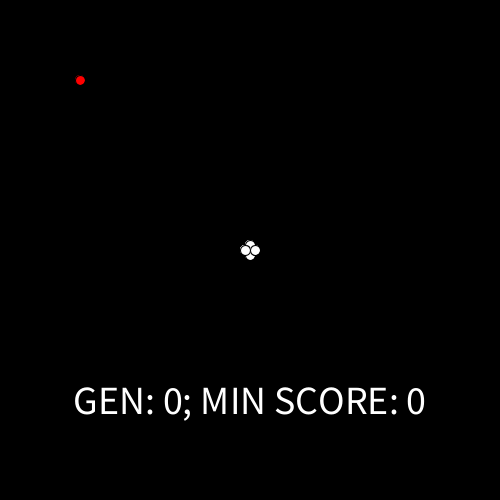
Frame 1 (no input)
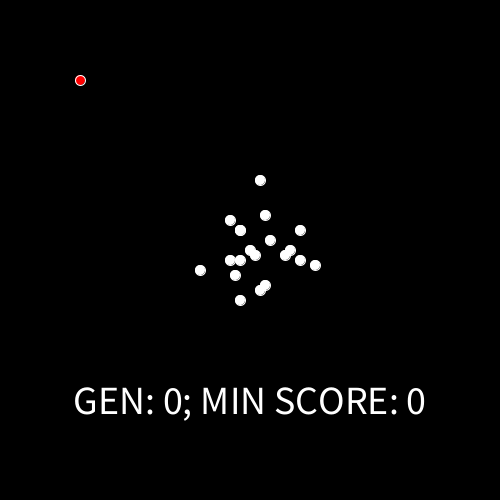
Frame 60 (the mouse pressed at the canvas centre just before this capture)
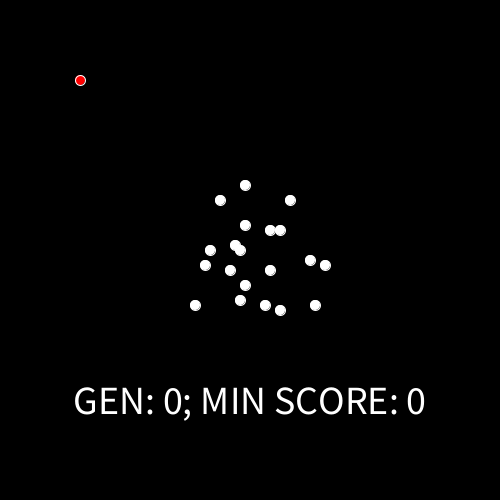
Frame 120 (the mouse held since frame 60 and released just before this capture)

The Processing sketch that drew these frames (run headless with seeded random() and noise(); from frame 60 on, the mouse is pressed at the canvas centre):

// Processing sketch: AIFind
// ── AIFind.pde
Player[] players = new Player[20];

Wall[] walls = new Wall[0];

Void[] voids = new Void[0];

PVector goal; // This is the poin that the dots want to move to

int gens; // Keeps track of the # of generations
int geneGens; // Keeps track of how many generatoins are needed to reach the goal

final int STEP = 5; // How far each step the individuals take, larger value means faster learning but a little more messy

boolean stopStep = false; // Check if the goal has been reached, if it has we don't need to increase the number of instructions for the genes
int numReached = 0; // will set something off if the mom and dad have already been chosen

int minScore = 0;

void setup() {
  size(500,500);
  
  for (int i = 0; i < players.length; i++) {
    players[i] = new Player();
  }
  
  //voids[0] = new Void(140,140,30);
  //walls[0] = new Wall(100,100,100,20);
  //walls[1] = new Wall(100,120,20,80);
  
  
  
  goal = new PVector(80,80);
  
  gens = 0;
  geneGens = 0;
}

void draw() {
  background(0);
  
  
  int numDead = 0;
  for (Player p: players) {
    p.display();
    if (p.dead) numDead++;
  }
  
  if (numDead == players.length || numReached > 1) {
    mutate();
  }
  
  for (Wall w: walls) {
    w.display();
  }
  
  for (Void v: voids) {
    v.display();
  }
  
  fill(255,0,0);
  circle(goal.x,goal.y,10);
  
  textAlign(CENTER,CENTER);
  textSize(40);
  stroke(255);
  fill(255);
  text("GEN: " + gens + "; MIN SCORE: " + minScore,width/2,height-100);
}

void mutate() {
  for (int i = 0; i < players.length; i++) {
    if (!players[i].dead) {
      players[i].score = players[i].move * (int)PVector.sub(goal,players[i].pos).mag();
      players[i].dead = true;
    }
  }
  
  // We want to find the two dots that got the closest to the goal
  Player dad = players[0];
  Player mom = players[1];
  for (int i = 2; i < players.length; i++) {
    if (players[i].score < dad.score) {
      dad = players[i];
    } else if (players[i].score < mom.score) {
      mom = players[i];
    }
  }
  
  // With those two dots we want to base the next generation off of them
  for (int i = 0; i < players.length; i++) {
    if (i % 2 == 0) {
      players[i] = new Player(dad.gene,mom.gene);
    } else {
      players[i] = new Player(dad.gene,mom.gene, true);
    }
  }
  
  minScore = (int)dad.score;
  
  // Garbage collection is very important when working with genetic algorithms!
  dad = null;
  mom = null;
  System.gc();
  
  if (!stopStep)
    geneGens++;
  gens++;
  numReached = 0;
}

// ── Player.pde
class Player {
  PVector pos;
  
  int[] gene;
  int move;
  float score;
  
  boolean dead;
  
  Player() {
    pos = new PVector(width/2,height/2);
    
    // The gene is the set of instructions the dot uses to move arround
    // Essentially it's just up down left or right, but a long array of that
    gene = new int[200];
    for (int i = 0; i < gene.length; i++) {
      gene[i] = (int)(Math.random()*4); // Initially their moves are random
    }
    
    move = 0;
    score = 0;
    
    dead = false;
  }
  
  // Constructor for dominant child
  Player(int[] dad, int[] mom) {
    pos = new PVector(width/2,height/2);
    
    gene = new int[200+(geneGens*100)];
    for (int i = 0; i < dad.length; i++) {
      // If the instructions are the same we want to keep it
      // Might add some randomness here to make it work a little better
      if (dad[i] == mom[i]) {
        gene[i] = dad[i];
      } else {
        // If they're not the same then we will randomly chose which one works
        if (random(1) < 0.5) {
          gene[i] = dad[i];
        } else {
          gene[i] = mom[i];
        }
      }
    }
    // The crucial part of growth, there will be new instructions that will make the group learn
    for (int i = dad.length; i < gene.length; i++) {
      gene[i] = (int)(Math.random()*4);
    }
    
    move = 0;
    score = 0;
    
    dead = false;
  }
  
  // Constructor for the recessive child, these guys are cool!
  Player(int[] dad, int[] mom, boolean t) { // Boolean t is never used, just there to have a different contructor
    pos = new PVector(width/2,height/2);
    
    gene = new int[200+(geneGens*100)];
    for (int i = 0; i < dad.length; i++) {
      if (random(1) < 0.1) {
        gene[i] = (int)(Math.random()*4);
      } else if (dad[i] == mom[i]) {
        gene[i] = dad[i];
      } else {
        if (random(1) < 0.5) {
          gene[i] = dad[i];
        } else {
          gene[i] = mom[i];
        }
      }
    }
    for (int i = dad.length; i < gene.length; i++) {
      gene[i] = (int)(Math.random()*4);
    }
    
    move = 0;
    score = 0;
    
    dead = false;
  }
  
  void display() {
    if (PVector.sub(pos,goal).mag() < 5+5 && !dead) {
      dead = true;
      score = move;
      stopStep = true;
      numReached++;
    }
    
    for (Void v: voids) {
      if (v.hit(pos)) {
        float a = PVector.sub(pos,v.pos).heading();
        
        pos.x = v.pos.x+(v.r+10)*cos(a);
        pos.y = v.pos.y+(v.r+10)*sin(a);
      }
    }
    
    for (Wall w: walls) {
      if (w.intersects(this.pos,5)) {
        switch(gene[move-1]) {
          case 0:
            pos.x -= STEP;
          break;
          case 1:
            pos.x += STEP;
          break;
          case 2:
            pos.y -= STEP;
          break;
          case 3:
            pos.y += STEP;
          break;
        }
      }
    }
    
    if (move < gene.length && !dead) {
      switch(gene[move]) {
        case 0:
          pos.x += STEP;
        break;
        case 1:
          pos.x -= STEP;
        break;
        case 2:
          pos.y += STEP;
        break;
        case 3:
          pos.y -= STEP;
        break;
      }
      move++;
    } else if (!dead) {
      // Assigns the individual a score based on how close it is to the goal
      //if (goalReached) {
      //  if (!reachGoal) {
      //    score = Integer.MAX_VALUE;
      //    dead = true;
      //  }
      //} else {
      //  score = dist(pos.x,pos.y,goal.x,goal.y);
      //  dead = true;
      //}
      score = move * (int)PVector.sub(goal,pos).mag();
      dead = true;
    }
    
    fill(255);
    circle(pos.x,pos.y,10);
  }
}

// ── Void.pde
class Void {
  PVector pos;
  
  float r;
  
  Void(int x, int y, int r) {
    pos = new PVector(x,y);
    this.r = r;
  }
  
  void display() {
    fill(100,100,255);
    circle(pos.x,pos.y,r*2);
  }
  
  boolean hit(PVector player) {
    if (PVector.sub(player,pos).mag() < r+10/2/*player radius*/)
      return true;
    return false;
  }
}

// ── Wall.pde
class Wall {
  PVector pos;
  int w,h;
  
  Wall(int x, int y, int w, int h) {
    pos = new PVector(x,y);
    this.w =  w;
    this.h = h;
  }
  
  void display() {
    fill(0,255,0);
    rect(pos.x,pos.y,w,h);
  }
  
  boolean intersects(PVector circle, float r) {
    PVector circleDistance = new PVector(abs(circle.x - pos.x), abs(circle.y - pos.y));

    if (circleDistance.x > (w + r)) { return false; }
    if (circleDistance.y > (h + r)) { return false; }

    if (circleDistance.x <= (w)) { return true; } 
    if (circleDistance.y <= (h)) { return true; }

    float cornerDistance_sq = pow((circleDistance.x - w), 2) + pow((circleDistance.y - h), 2);

    return (cornerDistance_sq <= (r*r));
  }
}
